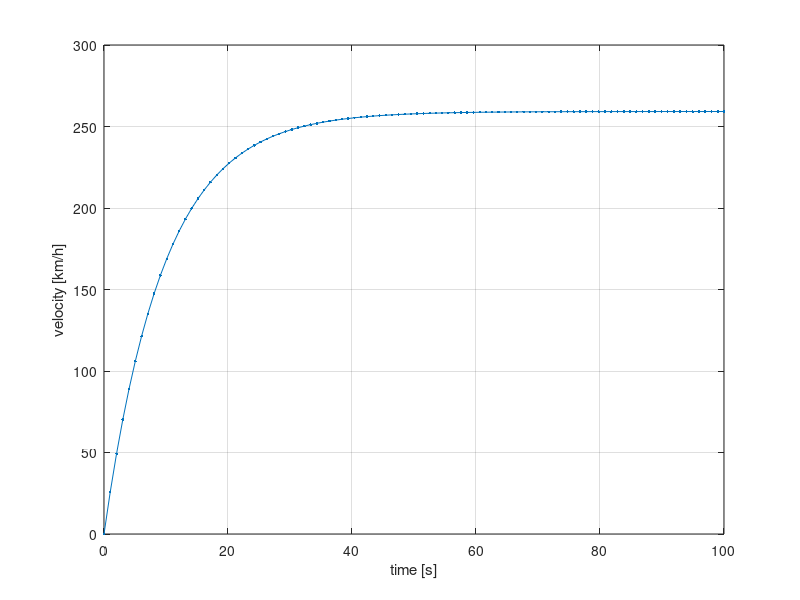

Source code (MATLAB):
close all
clear all

N = 100;
Tend = 100;
t = linspace(0,Tend,N)';

F = 18000;
b = 250;
m = 2400;

v = zeros(N,1);
for i=1:N
    v(i) =  F/b*(1-exp(-b/m*t(i)));
end


figure(2)
plot(t,v*3600/1000,'.-')
xlabel('time [s]')
ylabel('velocity [km/h]')
grid on
